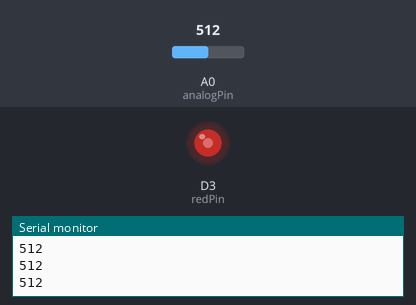
A sketch run on a simulated ESP8266 (NodeMCU). Parts: output pins drawn as LEDs (lit = HIGH), the last lines printed to the serial monitor. The inputs (shaded band) are chosen by the test bench; at power-on: A0 (analogPin) = 512.

Above: at 1.2 s.
1.3 s: A0 (analogPin) set to 716
At 1.8 s:
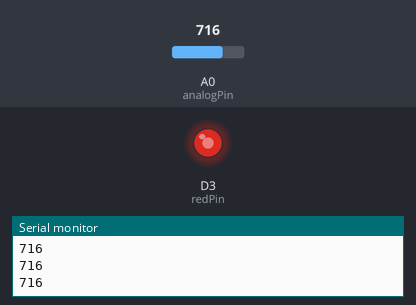
2.8 s: A0 (analogPin) set to 900
At 4.0 s:
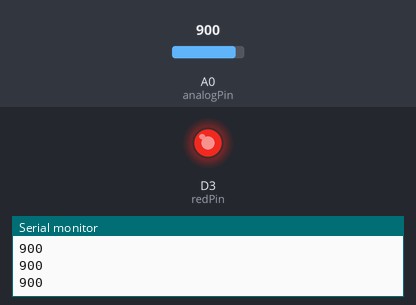
4.3 s: A0 (analogPin) set to 122
At 5.0 s:
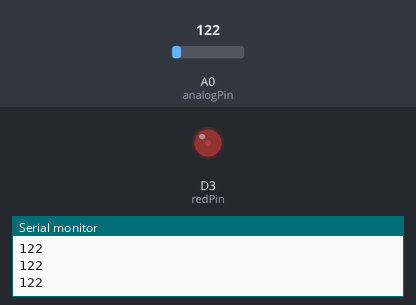
5.8 s: A0 (analogPin) set to 0
At 7.0 s:
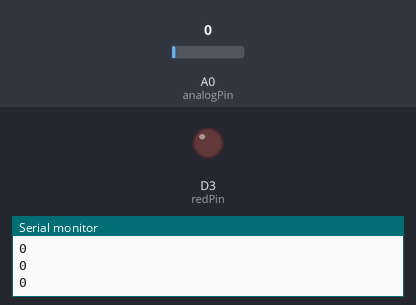
7.3 s: A0 (analogPin) set to 511
At 8.5 s:
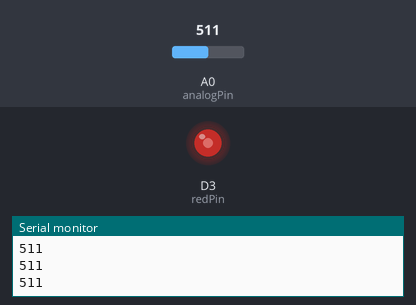
Timing chart, 0 to 9.8 s (numbered marks = the images above; inputs shaded):
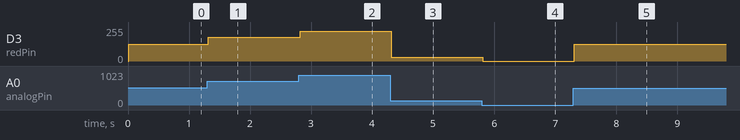

Measured:
- after the input at 1.3 s, D3 (redPin): 125/255 → 177/255 at once
- after the input at 2.8 s, D3 (redPin): 177/255 → 223/255 at once
- after the input at 4.3 s, D3 (redPin): 223/255 → 27/255 at once
- after the input at 5.8 s, D3 (redPin): 27/255 → 0/255 at once
- after the input at 7.3 s, D3 (redPin): 0/255 → 125/255 at once

The sketch:

brightnessLEDadjust.ino
```cpp
// #define redPin D1
// #define yelPin D2
#define redPin D3
#define analogPin A0

int sensorValue = 0;
int mapValue = 0;


void setup() {
  pinMode(redPin,OUTPUT);
  // pinMode(yelPin,OUTPUT);
  // pinMode(greenPin,OUTPUT);
  Serial.begin(9600);


}

void loop() {
  sensorValue = analogRead(analogPin);

  Serial.println(sensorValue);
  analogWrite(redPin,sensorValue);
  analogWrite(redPin,mapValue);
  mapValue = map(sensorValue,13,1024,0,1024);
  // analogWrite(yelPin,sensorValue);
  // analogWrite(greenPin,sensorValue);

  delay(10);

}
```
